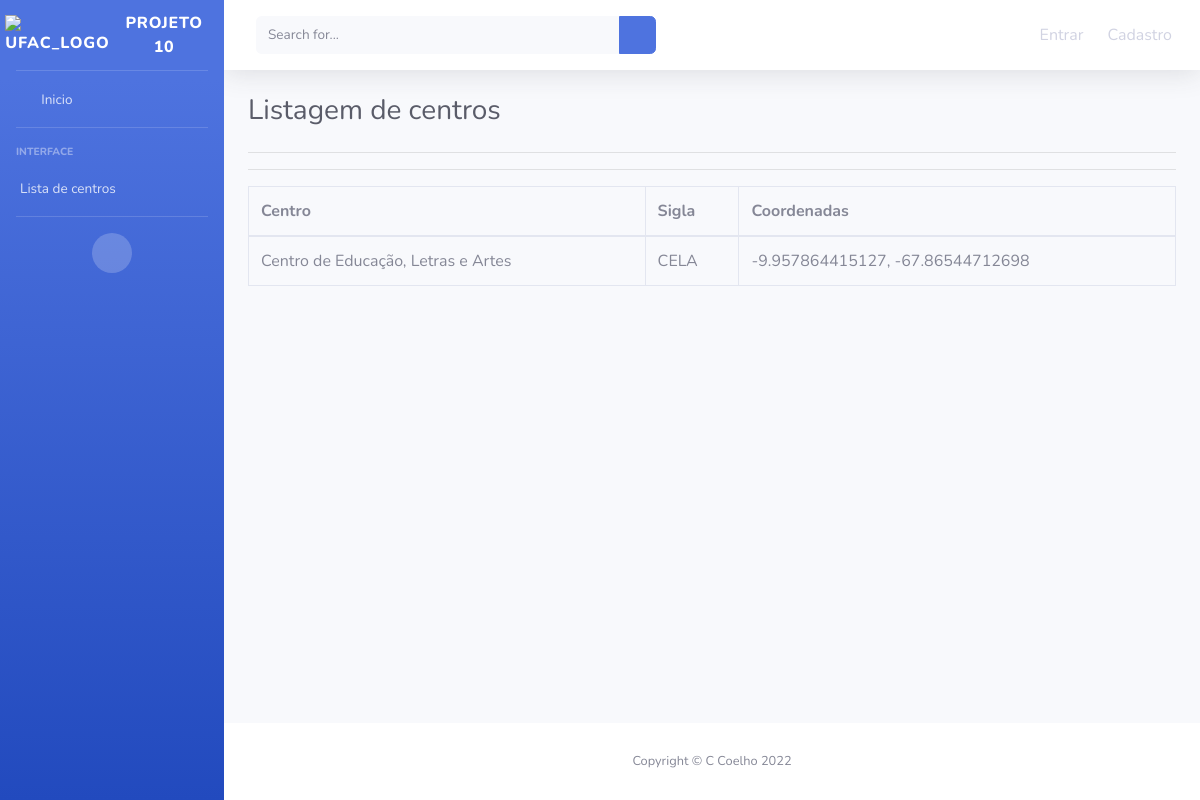
Before: /listagem/ with the older database file.
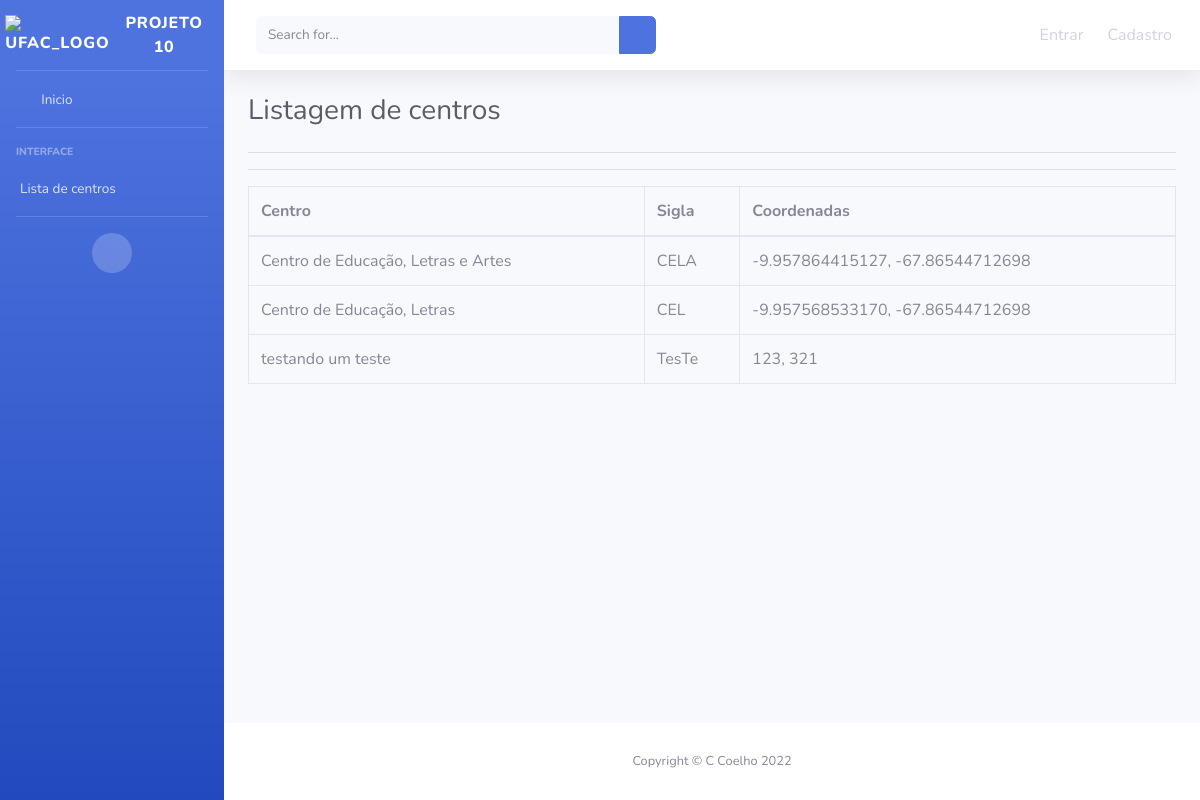
After: the same page with the newer database file.
### cadastro_centros/models.py (models this page shows, shortened)
class Centros_Rio_Branco(models.Model):
    nome_centro = models.CharField('Digite o nome o centro', max_length=100)
    sigla_centro  = models.CharField('Digite a sigla do centro', max_length=15)
    latitude = models.CharField('Digite a latitude', max_length=25, default='')
    longitude = models.CharField('Digite a longitude', max_length=25, default='')

### cadastro_centros/views.py (the view)
# urls.py: path('listagem/', CentrosListagem.as_view(), name='listagem'),
class CentrosListagem(ListView):
    model = Centros_Rio_Branco
    template_name = 'cadastro_centros/listar_cadastro.html'

### templates/cadastro_centros/listar_cadastro.html (shortened to what this page needs)
{% extends 'base.html' %}
{% load static %}
        {% load crispy_forms_tags %}
        {% block conteudo %}
            <h1 class="h3 mb-4 text-gray-800">Listagem de centros</h1>
            <hr>
                <hr>
                <table class="table table-bordered" id="dataListagens" width="100%" cellspacing="0">                    <thead >
                        <tr>
                            <th>Centro</th>
                            <th>Sigla</th>
                            <th>Coordenadas</th>
                        </tr>
                    </thead>
                    <tbody>
                        {% for item in object_list %}
                        <tr>
                            <td scope="row">{{ item.nome_centro}}</td>
                            <td>{{item.sigla_centro}}</td>
                            <td>{{item.latitude}}, {{item.longitude}}</td>
                        </tr>
                        {% empty %}
                            nada foi registrado
                        {% endfor %}
                    </tbody>
                </table>
        {% endblock %}

Changed rows visible on the page:
added Centros_Rio_Branco: nome_centro "Centro de Educação, Letras", sigla_centro "CEL", latitude "-9.957568533170", longitude "-67.86544712698"
added Centros_Rio_Branco: nome_centro "testando um teste", sigla_centro "TesTe", latitude "123", longitude "321"
